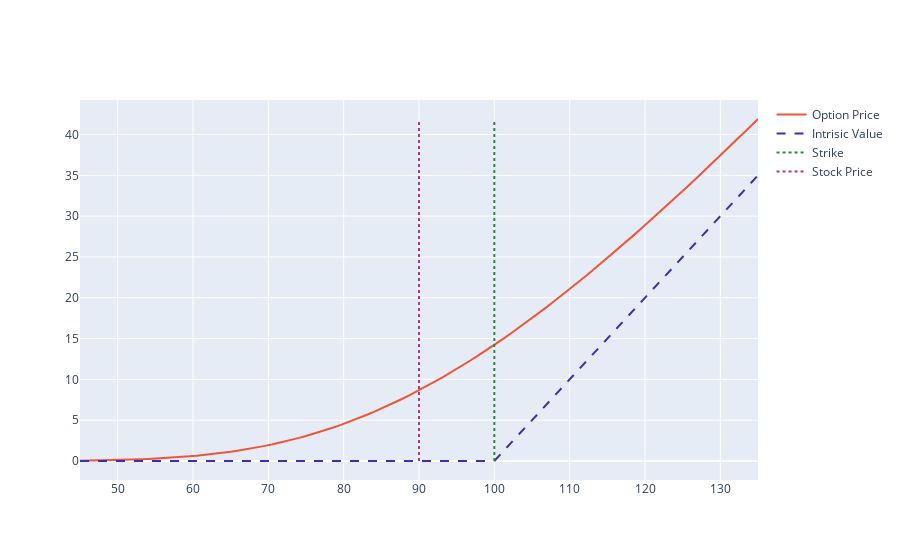

The code cell stored with this chart in its notebook:
### Markdown cell above
# Code

### Code cell
fig0 = Figure()
X0 = linspace(S0*(1-x), S0*(1+x), n)
Y0 = [pricer(type, S, K, T, r, σ, q) for S in X0]
fig0.add_trace(Scatter(x=X0, y=Y0, mode='lines', line=dict(color=colors[0]), name='Option Price'))
fig0.add_trace(Scatter(x=[min(X0),K], y=[payoff(type, min(X0), K),0], mode='lines', line=dict(color=colors[1], dash='dash'), name='Intrisic Value'))
fig0.add_trace(Scatter(x=[K, max(X0)], y=[0,payoff(type, max(X0), K)], mode='lines', line=dict(color=colors[1], dash='dash'), showlegend=False))
fig0.add_trace(Scatter(x=[K, K], y=[0, max(Y0)], mode='lines', line=dict(color=colors[2], dash='dot'), name='Strike'))
fig0.add_trace(Scatter(x=[S0, S0], y=[0, max(Y0)], mode='lines', line=dict(color=colors[3], dash='dot'), name='Stock Price'))
fig0.show()

### Figure 1 — Plotly figure (JSON) as saved in the notebook; plotly's stock layout.template omitted (floating-point values rounded to 4 significant figures)
{"data": [{"line": {"color": "#EF553B"}, "mode": "lines", "name": "Option Price", "type": "scatter", "x": [45.0, 45.91, 46.82, 47.73, 48.64, 49.55, 50.45, 51.36, 52.27, 53.18, 54.09, 55.0, 55.91, 56.82, 57.73, 58.64, 59.55, 60.45, 61.36, 62.27, 63.18, 64.09, 65.0, 65.91, 66.82, 67.73, 68.64, 69.55, 70.45, 71.36, 72.27, 73.18, 74.09, 75.0, 75.91, 76.82, 77.73, 78.64, 79.55, 80.45, 81.36, 82.27, 83.18, 84.09, 85.0, 85.91, 86.82, 87.73, 88.64, 89.55, 90.45, 91.36, 92.27, 93.18, 94.09, 95.0, 95.91, 96.82, 97.73, 98.64, 99.55, 100.5, 101.4, 102.3, 103.2, 104.1, 105.0, 105.9, 106.8, 107.7, 108.6, 109.5, 110.5, 111.4, 112.3, 113.2, 114.1, 115.0, 115.9, 116.8, 117.7, 118.6, 119.5, 120.5, 121.4, 122.3, 123.2, 124.1, 125.0, 125.9, 126.8, 127.7, 128.6, 129.5, 130.5, 131.4, 132.3, 133.2, 134.1, 135.0], "y": [0.03958, 0.04904, 0.06029, 0.07358, 0.08915, 0.1073, 0.1283, 0.1525, 0.1801, 0.2116, 0.2473, 0.2875, 0.3326, 0.383, 0.439, 0.5011, 0.5697, 0.645, 0.7276, 0.8177, 0.9158, 1.022, 1.137, 1.261, 1.395, 1.538, 1.691, 1.855, 2.029, 2.214, 2.41, 2.618, 2.837, 3.067, 3.31, 3.565, 3.832, 4.111, 4.403, 4.707, 5.024, 5.353, 5.695, 6.05, 6.417, 6.797, 7.189, 7.594, 8.012, 8.442, 8.884, 9.338, 9.804, 10.28, 10.77, 11.27, 11.79, 12.31, 12.85, 13.39, 13.95, 14.52, 15.09, 15.68, 16.28, 16.89, 17.51, 18.13, 18.77, 19.41, 20.07, 20.73, 21.4, 22.08, 22.76, 23.45, 24.16, 24.86, 25.58, 26.3, 27.03, 27.77, 28.51, 29.25, 30.01, 30.77, 31.53, 32.3, 33.08, 33.86, 34.64, 35.43, 36.23, 37.03, 37.83, 38.64, 39.45, 40.26, 41.08, 41.9]}, {"line": {"color": "#412DB4", "dash": "dash"}, "mode": "lines", "name": "Intrisic Value", "type": "scatter", "x": [45, 100], "y": [0, 0]}, {"line": {"color": "#412DB4", "dash": "dash"}, "mode": "lines", "showlegend": false, "type": "scatter", "x": [100, 135], "y": [0, 35]}, {"line": {"color": "#1D9230", "dash": "dot"}, "mode": "lines", "name": "Strike", "type": "scatter", "x": [100, 100], "y": [0, 41.9]}, {"line": {"color": "#BB2F91", "dash": "dot"}, "mode": "lines", "name": "Stock Price", "type": "scatter", "x": [90, 90], "y": [0, 41.9]}], "layout": {}}
